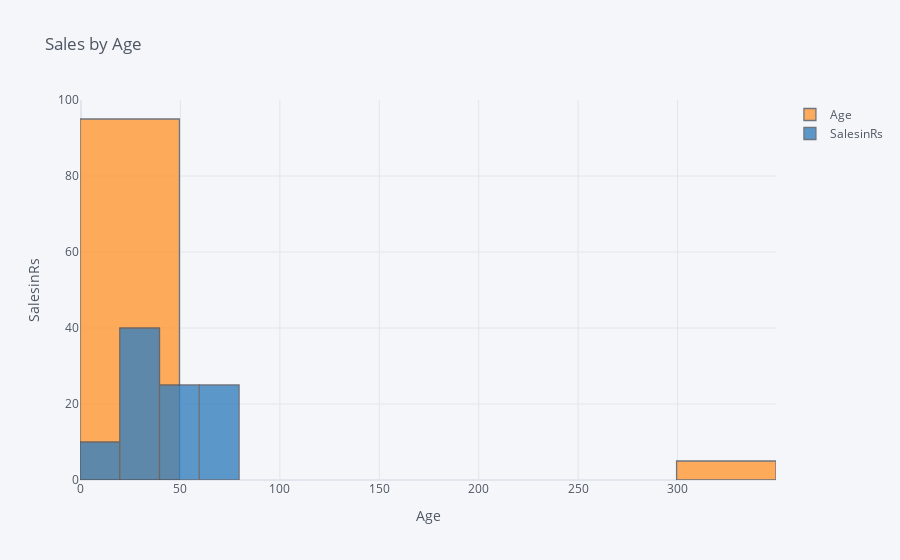

Notebook code cell kept with this figure:
### Code cell
data[['Age','SalesinRs']].iplot(kind='hist',histnorm='percent',
    barmode='overlay',
xTitle='Age',
yTitle='SalesinRs',
title='Sales by Age'
)

### Figure 1 — Plotly figure (JSON) as saved in the notebook; plotly's stock layout.template omitted (floating-point values rounded to 4 significant figures)
{"data": [{"histfunc": "count", "histnorm": "percent", "marker": {"color": "rgba(255, 153, 51, 1.0)", "line": {"color": "#4D5663", "width": 1.3}}, "name": "Age", "opacity": 0.8, "orientation": "v", "type": "histogram", "x": [25, 22, 20, 27, 28, 24, 24, 23, 24, 30, 19, 24, 26, 26, 300, 24, 29, 27, 24, 25]}, {"histfunc": "count", "histnorm": "percent", "marker": {"color": "rgba(55, 128, 191, 1.0)", "line": {"color": "#4D5663", "width": 1.3}}, "name": "SalesinRs", "opacity": 0.8, "orientation": "v", "type": "histogram", "x": [50, 75, 11, 77, 45, 52, 26, 24, 28, 31, 36, 72, 69, 51, 34, 40, 18, 35, 29, 68]}], "layout": {"barmode": "overlay", "legend": {"bgcolor": "#F5F6F9", "font": {"color": "#4D5663"}}, "paper_bgcolor": "#F5F6F9", "plot_bgcolor": "#F5F6F9", "title": {"font": {"color": "#4D5663"}, "text": "Sales by Age"}, "xaxis": {"gridcolor": "#E1E5ED", "showgrid": true, "tickfont": {"color": "#4D5663"}, "title": {"font": {"color": "#4D5663"}, "text": "Age"}, "zerolinecolor": "#E1E5ED"}, "yaxis": {"gridcolor": "#E1E5ED", "showgrid": true, "tickfont": {"color": "#4D5663"}, "title": {"font": {"color": "#4D5663"}, "text": "SalesinRs"}, "zerolinecolor": "#E1E5ED"}}}
